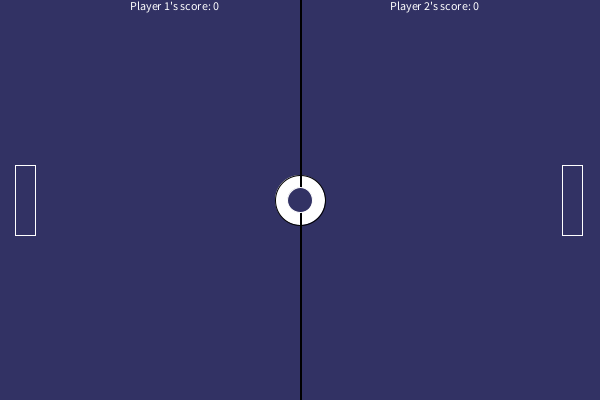
Frame 1 (no input)
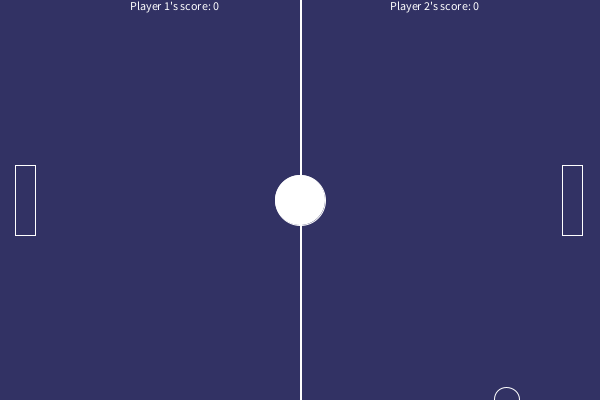
Frame 60 (the mouse pressed at the canvas centre just before this capture)
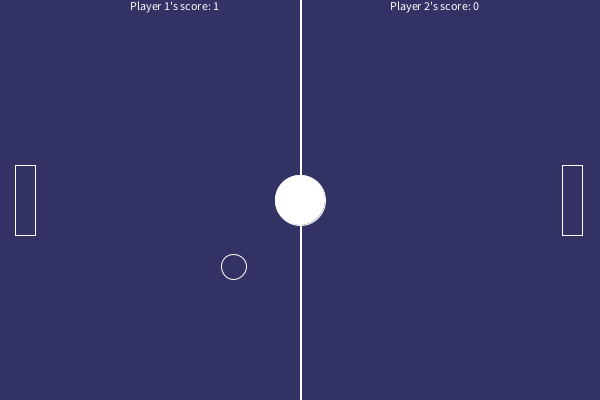
Frame 120 (the mouse held since frame 60 and released just before this capture)

The Processing sketch that drew these frames (run headless with seeded random() and noise(); from frame 60 on, the mouse is pressed at the canvas centre):

// Processing sketch: pong_java
// ── pong_java.pde
class Pong {
  float x;
  float y;
  float size;
  float red;
  float green;
  float blue;
  float velX;
  float velY;
  int score1;
  int score2;
  Pong() {
    x = 300;
    y = 200;
    velX = 3.5;
    velY = 3.5;
    size = 25;
    red = random(0, 200);
    green = random(0, 200);
    blue = random(0, 200);
    score1 = 0;
    score2 = 0;
  }
  public void bounce() {

    ellipse(x, y, size, size);
    //fill(red, green, blue);
    x+= velX;
    y+= velY;
    //velX += 0.5;
    //velY += 0.5;
    if (x >= 650) {
      velX = 3.5;
      velY = 3.5;
      velX *= -1;
      x = 300;
      y = 200;
      score1 += 1;
    }
    if (x <= -50) {
      velX = 3.5;
      velY = 3.5;
      x = 300;
      y = 200;
      //velX *= -1;
      score2 += 1;
    }
    if (y >= 400) {
      velY *= -1;
    }
    if (y <= 15) {
      velY *= -1;
    }
  }
}

// ── Player2_java.pde
class Player2 {
  float x;
  float y;

  Player2() {
    x = 562.5;
    y = 165;
  }

  public void move() {
    rect(x, y, 20, 70);
    if (keyPressed) {
      if (key == 'i' || key == 'I') {
        y -= 5;
      } else if (key == 'k' || key == 'K') {
        y += 5;
      }
      if (y <= -71) {
        y = 470;
      }
      if (y >= 471) {
        y = -70;
      }
    }
  }
}

// ── player1_java.pde
class Player1 {
  float x;
  float y;

  Player1() {
    x = 15;
    y = 165;
  }

  public void move() {
    rect(x, y, 20, 70);
    if (keyPressed) {
      if (key == 'w' || key == 'W') {
        y -= 5;
      } else if (key == 's' || key == 'S') {
        y += 5;
      }
    }
    if (y <= -71) {
      y = 470;
    }
    if(y >= 471){
      y = -70;
  }
  }
}

// ── run.pde
Player2 playerT;
Pong ball;
Player1 playerO; 

void settings() {
  size(600, 400);
}
void setup() {
  background(50, 50, 100);
  ball = new Pong();
  playerO = new Player1();
  playerT = new Player2();
}
void draw() {
  background(50, 50, 100);
  text("Player 1's score: " + ball.score1, 130, 10);
  text("Player 2's score: " + ball.score2, 390, 10);
  ellipse(300, 200, 50, 50);
  rect(300, -15, 1, 600);
  fill(50, 50, 100);
  stroke(255);
  ball.bounce();
  playerO.move();
  playerT.move();
  if ((ball.y >= playerO.y && ball.y <= playerO.y + 70) && (ball.x >= playerO.x && ball.x <= playerO.x + 20)) {
    ball.velX *= -1;
    ball.velX += 0.5;
    if(ball.velX == 4){
      ball.velX = 4.5;
    }
  }
  if ((ball.y >= playerT.y && ball.y <= playerT.y + 70) && (ball.x >= playerT.x && ball.x <= playerT.x + 20)) {
    ball.velX *= -1;
    ball.velX += 0.5;
    if(ball.velX == 4){
      ball.velX = 4.5;
    }
  }
  //text("Player 1's score: " + ball.score1, 390, 400);
  //text("Player 2's score: " + ball.score2, 390, 400);
  fill(255);
}
